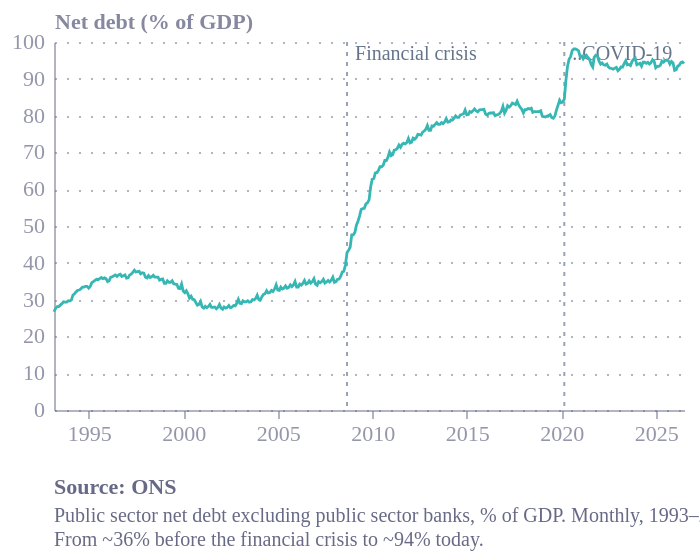

Write the Vega-Lite specification saved for this chart.
### Vega-Lite specification from a JSON file in a GitHub repository (floating-point values rounded to 4 significant figures; data arrays with more than 128 entries replaced by an {"elided": "..."} marker saying what was removed)
{"config": {"font": "Circular Std", "text": {"color": "#676A86", "align": "left", "baseline": "middle", "dx": 7, "dy": 0, "fontSize": 11}, "view": {"stroke": "transparent", "continuousWidth": 400, "continuousHeight": 300, "discreteWidth": 400, "discreteHeight": 300, "fill": "transparent"}, "range": {"category": ["#36B7B4", "#E6224B", "#F4C245", "#0063AF", "#00A767", "#179FDB", "#EB5C2E"], "diverging": ["#E6224B", "#E54753", "#C9C9C9", "#179FDB", "#122B39"], "heatmap": ["#C9C9C9", "#179FDB", "#0063AF", "#122B39"], "ordinal": ["#00A767", "#36B7B4", "#179FDB", "#0063AF", "#243B5A"]}, "bar": {"color": "#179fdb"}, "line": {"color": "#e6224b"}, "rule": {"color": "#676A86"}, "area": {"opacity": 0.3}, "point": {"filled": true, "size": 80, "color": "#e6224b", "opacity": 0.95}, "geoshape": {"stroke": "white", "strokeWidth": 0.3}, "rect": {"fill": "#d6d4d4", "opacity": 0.3}, "axis": {"labelColor": "#676A86", "labelFontSize": 11, "labelFont": "Circular Std", "labelOpacity": 0.7, "tickColor": "#676A86", "tickOpacity": 0.5, "domainColor": "#676A86", "domainOpacity": 0.5, "gridColor": "#676A86", "gridDash": [2, 2], "gridOpacity": 0.5, "title": null, "titleColor": "#676A86", "titleOpacity": 0.8, "tickSize": 4}, "axisXDiscrete": {"grid": false, "labelAngle": 0, "tickCount": 10, "tickOpacity": 0.5, "title": null}, "axisYDiscrete": {"ticks": false, "labelPadding": 5}, "axisXTemporal": {"grid": false, "ticks": true}, "axisXQuantitative": {"grid": true}, "axisYQuantitative": {"gridColor": "#676A86", "gridDash": [1, 5], "gridOpacity": 0.5, "ticks": false, "labelPadding": 5, "tickCount": 8, "titleAngle": 0, "titleAlign": "left", "titleBaseline": "bottom", "titleX": 0, "titleY": -5}, "title": {"color": "#676A86E6", "subtitleColor": "#676A86", "font": "Circular Std", "subtitleFont": "Circular Std", "anchor": "start", "fontSize": 14, "subtitleFontSize": 12, "subtitlePadding": 4, "offset": 0, "frame": "group"}, "legend": {"titleColor": "#122b39", "title": null, "labelColor": "#122b39", "labelFontSize": 11}, "background": "white"}, "layer": [{"mark": {"type": "rule", "color": "#94a3b8", "strokeDash": [2, 3], "strokeWidth": 1}, "encoding": {"x": {"field": "date", "type": "temporal"}}}, {"mark": {"type": "text", "align": "left", "color": "#64748b", "dx": 4, "dy": -4, "fontSize": 10}, "encoding": {"text": {"field": "label", "type": "nominal"}, "x": {"field": "date", "type": "temporal"}, "y": {"value": 10}}}, {"data": {"name": "data-5c555bb43836bead2811dc8d777c381e"}, "mark": {"type": "line", "strokeWidth": 1.4}, "encoding": {"color": {"field": "series", "legend": null, "type": "nominal"}, "x": {"axis": {"format": "%Y", "tickCount": 8}, "field": "date", "title": null, "type": "temporal"}, "y": {"field": "value", "scale": {"domain": [0, 100]}, "title": "Net debt (% of GDP)", "type": "quantitative"}}}], "autosize": {"contains": "padding", "type": "fit"}, "data": {"name": "data-d24b42e3b53f1bddbd0232428b8016b6"}, "height": 280, "title": {"text": "Source: ONS", "anchor": "start", "color": "#676A86", "dy": 12, "fontSize": 11, "orient": "bottom", "subtitle": ["Public sector net debt excluding public sector banks, % of GDP. Monthly, 1993–2026.", "From ~36% before the financial crisis to ~94% today."], "subtitleColor": "#676A86", "subtitleFontSize": 10}, "width": 350, "$schema": "https://vega.github.io/schema/vega-lite/v6.4.1.json", "datasets": {"data-d24b42e3b53f1bddbd0232428b8016b6": [{"date": "2008-09-01T00:00:00", "label": "Financial crisis"}, {"date": "2020-03-01T00:00:00", "label": "..COVID-19"}], "data-5c555bb43836bead2811dc8d777c381e": {"elided": "401 records"}}}
